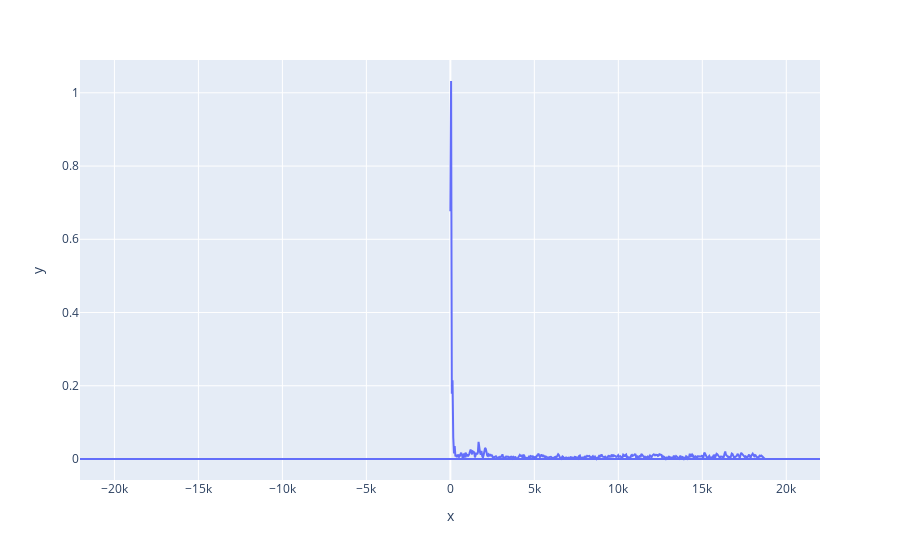

Notebook cell for this chart:
### Code cell
import plotly.express as px
spectrogram,freqs = calc_stft(xb)
# import pandas as pd
# stft,freqs = calc_stft(test_blocked,44100)
# df = pd.DataFrame()
# df['stft']=stft[0]
# df['freqs']=freqs[0]
fig = px.line(x=freqs[0],y=spectrogram[0])#df,x='freqs',y='stft')
fig.show()

### Figure 1 — Plotly figure (JSON) as saved in the notebook; plotly's stock layout.template omitted (floating-point values rounded to 4 significant figures; data arrays with more than 128 entries replaced by an {"elided": "..."} marker saying what was removed)
{"data": [{"hovertemplate": "x=%{x}<br>y=%{y}<extra></extra>", "legendgroup": "", "line": {"color": "#636efa", "dash": "solid"}, "mode": "lines", "name": "", "orientation": "v", "showlegend": false, "type": "scatter", "x": {"elided": "513 float values"}, "xaxis": "x", "y": {"elided": "513 float values"}, "yaxis": "y"}], "layout": {"legend": {"tracegroupgap": 0}, "margin": {"t": 60}, "xaxis": {"anchor": "y", "domain": [0, 1], "title": {"text": "x"}}, "yaxis": {"anchor": "x", "domain": [0, 1], "title": {"text": "y"}}}}
